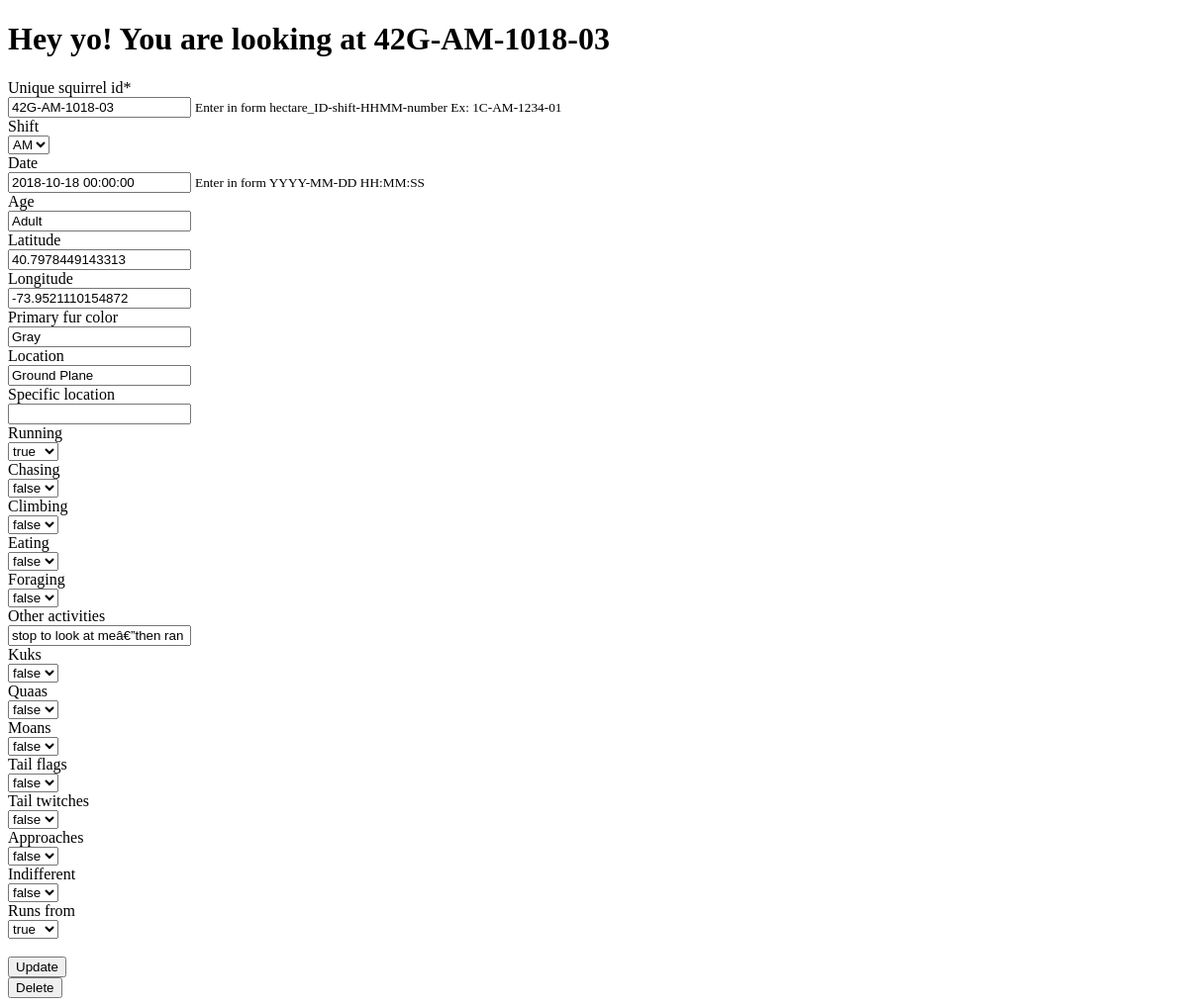
Before: /sightings/42G-AM-1018-03/ with the older database file.
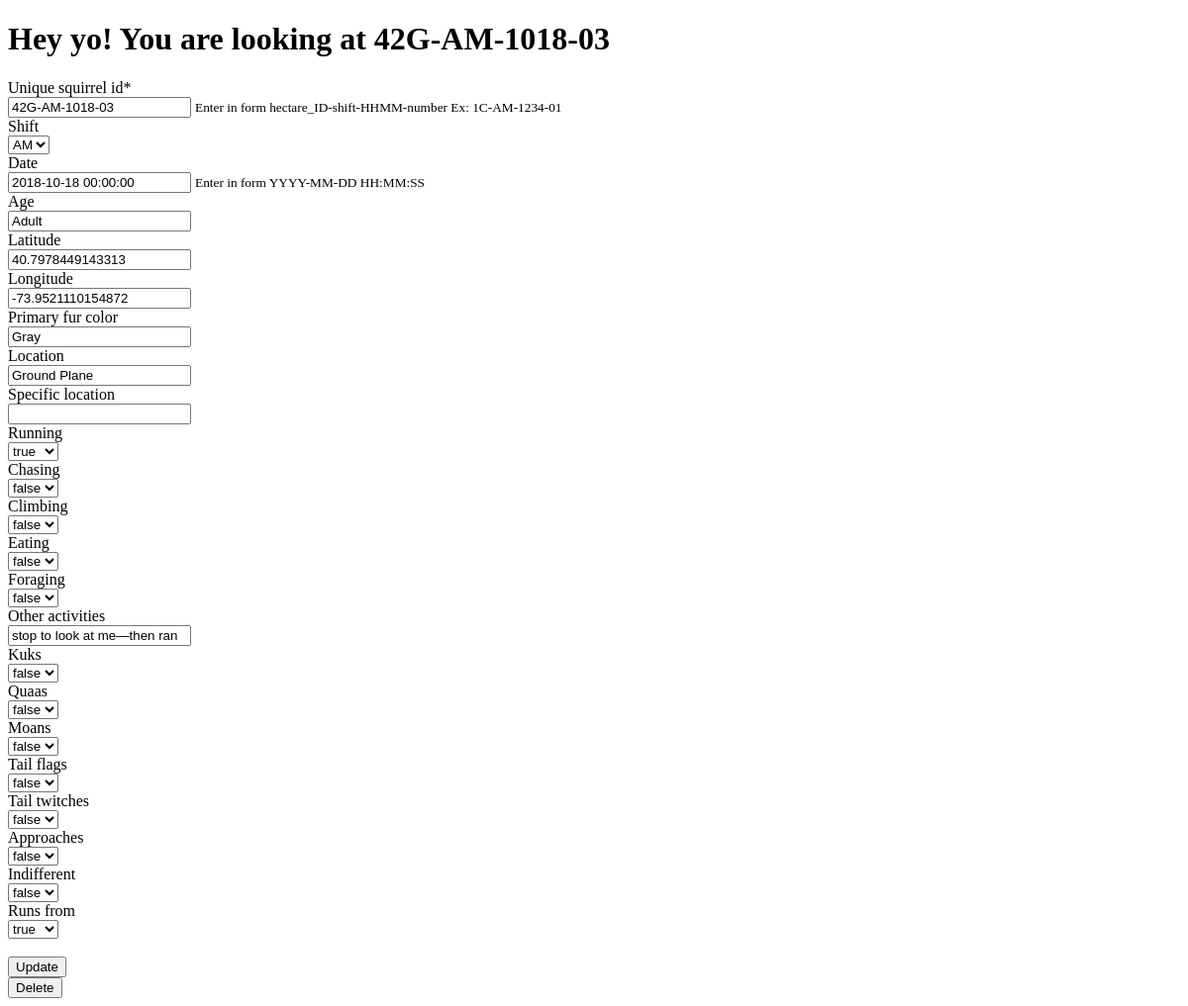
After: the same page with the newer database file.
### sightings/models.py (models this page shows, shortened)
class Squirrel(models.Model):
    objects = DataFrameManager()
    unique_squirrel_id = models.CharField(
        max_length = 100,
        help_text = _('Unique Squirrel ID'),
        unique = True,
        primary_key = True,
    )
    morning = 'AM'
    afternoon = 'PM'
    shift_choices = (
        (morning, 'AM'),
        (afternoon, 'PM'),
    )
    shift = models.CharField(
        max_length = 2,
        choices = shift_choices,
        default = morning,
        help_text = _('AM/PM'),
        null = True,
    )
    date = models.DateTimeField(
        help_text = _('Date'),
        null = True,
    )
    age = models.CharField(
        max_length = 10,
        help_text = _('Age'),
        null = True,
    )
    latitude = models.FloatField(
        max_length = 20,
        help_text =_('Latitude'),
        null = True,
    )
    longitude = models.FloatField(
        max_length = 20,
        help_text =_('Longtitude'),
        null = True,
    )
    primary_fur_color = models.CharField(
        max_length = 100,
        help_text = _('Primary Fur Color'),
        null = True,
    )
    location = models.CharField(
        max_length = 100,
        help_text = _('Location'),
        null = True,
    )
    specific_location = models.CharField(
        max_length = 100,
        help_text = _('Specific Location'),
        null = True,
    )
    t = 'true'
    f = 'false'
    n = ''
    True_False = (
        (t, 'true'),
        (f, 'false'),
        (n, ''),
    )
    running = models.CharField(
        max_length = 10,
        choices = True_False,
        default = n,
        help_text = _('TRUE/FALSE'),
        null = True,
    )
    chasing = models.CharField(
        max_length = 10,
        choices = True_False,
        default = n,
        help_text = _('TRUE/FALSE'),
        null = True,
    )
    climbing = models.CharField(
        max_length = 10,
        choices = True_False,
        default = n,
        help_text = _('TRUE/FALSE'),
        null = True,
    )
    eating = models.CharField(
        max_length = 10,
        choices = True_False,
        default = n,
        help_text = _('TRUE/FALSE'),
        null = True,
    )
    foraging = models.CharField(
        max_length = 10,
        choices = True_False,
        default = n,
        help_text = _('TRUE/FALSE'),
        null = True,
    )
    other_activities = models.CharField(
        max_length = 100,
        help_text = _('Other Activities'),
        null = True,
    )
    kuks = models.CharField(
        max_length = 10,
        choices = True_False,
        default = n,
        help_text = _('TRUE/FALSE'),
        null = True,
    )
    quaas = models.CharField(
        max_length = 10,
        choices = True_False,
        default = n,
        help_text = _('TRUE/FALSE'),
        null = True,
    )
    moans = models.CharField(
        max_length = 10,
        choices = True_False,
        default = n,
        help_text = _('TRUE/FALSE'),
        null = True,
    )
    tail_flags = models.CharField(
        max_length = 10,
        choices = True_False,
        default = n,
        help_text = _('TRUE/FALSE'),
        null = True,
    )
    tail_twitches = models.CharField(
        max_length = 10,
        choices = True_False,
        default = n,
        help_text = _('TRUE/FALSE'),
        null = True,
    )
    approaches = models.CharField(
        max_length = 10,
        choices = True_False,
        default = n,
        help_text = _('TRUE/FALSE'),
        null = True,
    )
    indifferent = models.CharField(
        max_length = 10,
        choices = True_False,
        default = n,
        help_text = _('TRUE/FALSE'),
        null = True,
    )
    runs_from = models.CharField(
        max_length = 10,
        choices = True_False,
        default = n,
        help_text = _('TRUE/FALSE'),
        null = True,
    )

### sightings/views.py (the view)
# urls.py: path('sightings/<str:unique_squirrel_id>/', views.sighting_details, name = 'sighting_details'),
def sighting_details(request, unique_squirrel_id, error_message = None):
    sightings = get_object_or_404(Squirrel, pk = unique_squirrel_id)
    form = AddForm(request.POST or None, instance=sightings)
    context = {
        'sightings': sightings,
        'form': form,
    }
    if request.method == 'POST' :
        if form.is_valid():
            model_instance = form.save(commit=False)
            model_instance.timestamp = timezone.now()
            model_instance.save()
            return HttpResponse('Thanks! We have updated it!')
        else:
            return HttpResponse('Invalid Input (Wrong Data etc.)')
    else:
        return render(request, 'sightings/detail.html', context)

### sightings/forms.py
class AddForm(ModelForm):
    class Meta:
        model = Squirrel
        fields = '__all__'
    def __init__(self, *args, **kwargs):
        super(AddForm, self).__init__(*args, **kwargs)
        for field in self.fields:
            if field == 'unique_squirrel_id':
                help_text = self.fields[field].help_text
                self.fields[field].help_text = "Enter in form hectare_ID-shift-HHMM-number Ex: 1C-AM-1234-01"
            elif field == 'date':
                help_text = self.fields[field].help_text
                self.fields[field].help_text = "Enter in form YYYY-MM-DD HH:MM:SS"
                self.fields[field].required = False
            else:
                self.fields[field].required = False
                help_text = self.fields[field].help_text
                self.fields[field].help_text = None

### sightings/templates/sightings/detail.html (shortened to what this page needs)
<!DOCTYPE html>
<html lang="en">
	<head>
		<h1> Hey yo! You are looking at {{ sightings.unique_squirrel_id }} </h1>
	</head>
{% load crispy_forms_tags %}
	<body>
<form method = "post">
	{% for field in form %}
	    <div class="fieldWrapper" >
	        {{ field|as_crispy_field }}
	    </div>
	{% endfor %}
	<br>
    <button onclick="return confirm('Are you sure?');">Update</button>
	</form>
	<form action="{% url 'sightings:delete' sightings.unique_squirrel_id %}" method="post">
	<button onclick="return confirm('Are you sure?');">Delete</button>
	</form>
	</body>
</html>

Changed rows visible on the page:
changed Squirrel "42G-AM-1018-03": other_activities "stop to look at meâ€”then ran" → "stop to look at me—then ran"
